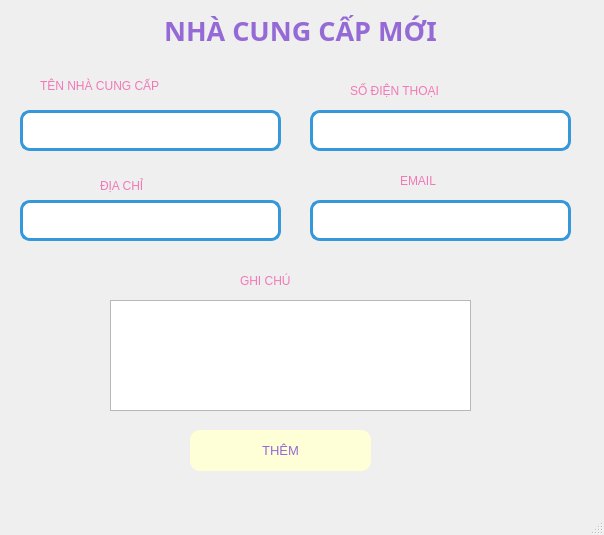
<?xml version="1.0" encoding="UTF-8"?>
<ui version="4.0">
 <class>MainWindow</class>
 <widget class="QMainWindow" name="MainWindow">
  <property name="geometry">
   <rect>
    <x>0</x>
    <y>0</y>
    <width>604</width>
    <height>535</height>
   </rect>
  </property>
  <property name="windowTitle">
   <string>MainWindow</string>
  </property>
  <widget class="QWidget" name="centralwidget">
   <widget class="QLabel" name="labelTitle">
    <property name="geometry">
     <rect>
      <x>110</x>
      <y>10</y>
      <width>381</width>
      <height>41</height>
     </rect>
    </property>
    <property name="font">
     <font>
      <family>Arial Black</family>
      <pointsize>20</pointsize>
      <weight>75</weight>
      <bold>true</bold>
     </font>
    </property>
    <property name="styleSheet">
     <string>color: rgb(149, 106, 214);</string>
    </property>
    <property name="text">
     <string>NHÀ CUNG CẤP MỚI</string>
    </property>
    <property name="alignment">
     <set>Qt::AlignCenter</set>
    </property>
   </widget>
   <widget class="QLabel" name="label">
    <property name="geometry">
     <rect>
      <x>40</x>
      <y>70</y>
      <width>211</width>
      <height>31</height>
     </rect>
    </property>
    <property name="styleSheet">
     <string notr="true">font: 10pt &quot;UTM Bell&quot;;
color: rgb(241, 121, 184);
</string>
    </property>
    <property name="text">
     <string>TÊN NHÀ CUNG CẤP</string>
    </property>
   </widget>
   <widget class="QPushButton" name="btn_them">
    <property name="geometry">
     <rect>
      <x>190</x>
      <y>430</y>
      <width>181</width>
      <height>41</height>
     </rect>
    </property>
    <property name="font">
     <font>
      <pointsize>10</pointsize>
     </font>
    </property>
    <property name="styleSheet">
     <string>background-color: rgb(255, 255, 215); color: rgb(149, 106, 214); border-radius: 10px;</string>
    </property>
    <property name="text">
     <string>THÊM</string>
    </property>
   </widget>
   <widget class="QTextEdit" name="txt_note">
    <property name="geometry">
     <rect>
      <x>110</x>
      <y>300</y>
      <width>361</width>
      <height>111</height>
     </rect>
    </property>
   </widget>
   <widget class="QLabel" name="label_6">
    <property name="geometry">
     <rect>
      <x>240</x>
      <y>270</y>
      <width>101</width>
      <height>21</height>
     </rect>
    </property>
    <property name="styleSheet">
     <string notr="true">font: 10pt &quot;UTM Bell&quot;;
color: rgb(241, 121, 184);
</string>
    </property>
    <property name="text">
     <string>GHI CHÚ</string>
    </property>
   </widget>
   <widget class="QTextEdit" name="txt_tenncc">
    <property name="geometry">
     <rect>
      <x>20</x>
      <y>110</y>
      <width>261</width>
      <height>41</height>
     </rect>
    </property>
    <property name="styleSheet">
     <string notr="true">border-radius: 10px;
        border: 3px solid #3498db;  /* Viền xanh dương */
        background-color: #ffffff</string>
    </property>
   </widget>
   <widget class="QTextEdit" name="txt_sdt">
    <property name="geometry">
     <rect>
      <x>310</x>
      <y>110</y>
      <width>261</width>
      <height>41</height>
     </rect>
    </property>
    <property name="styleSheet">
     <string notr="true">border-radius: 10px;
        border: 3px solid #3498db;  /* Viền xanh dương */
        background-color: #ffffff</string>
    </property>
   </widget>
   <widget class="QLabel" name="label_2">
    <property name="geometry">
     <rect>
      <x>100</x>
      <y>170</y>
      <width>101</width>
      <height>31</height>
     </rect>
    </property>
    <property name="styleSheet">
     <string notr="true">font: 10pt &quot;UTM Bell&quot;;
color: rgb(241, 121, 184);
</string>
    </property>
    <property name="text">
     <string>ĐỊA CHỈ</string>
    </property>
   </widget>
   <widget class="QLabel" name="label_4">
    <property name="geometry">
     <rect>
      <x>350</x>
      <y>80</y>
      <width>161</width>
      <height>21</height>
     </rect>
    </property>
    <property name="styleSheet">
     <string notr="true">font: 10pt &quot;UTM Bell&quot;;
color: rgb(241, 121, 184);
</string>
    </property>
    <property name="text">
     <string>SỐ ĐIỆN THOẠI</string>
    </property>
   </widget>
   <widget class="QTextEdit" name="txt_email">
    <property name="geometry">
     <rect>
      <x>310</x>
      <y>200</y>
      <width>261</width>
      <height>41</height>
     </rect>
    </property>
    <property name="styleSheet">
     <string notr="true">border-radius: 10px;
        border: 3px solid #3498db;  /* Viền xanh dương */
        background-color: #ffffff</string>
    </property>
   </widget>
   <widget class="QLabel" name="label_3">
    <property name="geometry">
     <rect>
      <x>400</x>
      <y>170</y>
      <width>81</width>
      <height>21</height>
     </rect>
    </property>
    <property name="styleSheet">
     <string notr="true">font: 10pt &quot;UTM Bell&quot;;
color: rgb(241, 121, 184);
</string>
    </property>
    <property name="text">
     <string>EMAIL</string>
    </property>
   </widget>
   <widget class="QTextEdit" name="txt_diachi">
    <property name="geometry">
     <rect>
      <x>20</x>
      <y>200</y>
      <width>261</width>
      <height>41</height>
     </rect>
    </property>
    <property name="styleSheet">
     <string notr="true">border-radius: 10px;
        border: 3px solid #3498db;  /* Viền xanh dương */
        background-color: #ffffff</string>
    </property>
   </widget>
  </widget>
  <widget class="QMenuBar" name="menubar">
   <property name="geometry">
    <rect>
     <x>0</x>
     <y>0</y>
     <width>604</width>
     <height>26</height>
    </rect>
   </property>
  </widget>
  <widget class="QStatusBar" name="statusbar"/>
 </widget>
 <resources/>
 <connections/>
</ui>
